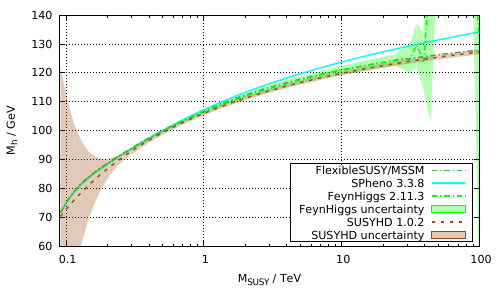

Here is the gnuplot script that generated this plot:
if (!exists("dir")) dir='.'

set terminal pdfcairo enhanced
set key box bottom right width -2
set logscale x
set grid

set style line 1 lt 1 dt 1 lw 2 lc rgb '#FF0000'
set style line 2 lt 1 dt 2 lw 2 lc rgb '#0000FF'
set style line 3 lt 1 dt 4 lw 2 lc rgb '#45AD53'
set style line 4 lt 1 dt 3 lw 2 lc rgb '#000000'
set style line 5 lt 1 dt 5 lw 2 lc rgb '#FF00FF'
set style line 6 lt 1 dt 6 lw 2 lc rgb '#00FFFF'
set style line 7 lt 1 dt 7 lw 2 lc rgb '#000000'
set style line 8 lt 1 dt 4 lw 2 lc rgb '#00FF00'
set style line 9 lt 1 dt 2 lw 2 lc rgb '#9C4C17'

set xlabel 'M_{SUSY} / TeV'
set ylabel 'M_h / GeV'

set output dir.'/scale_MSSM.pdf'

plot [0.09:] [60:140] \
     dir.'/scale_MSSM.dat' u ($1/1000):4 t 'FlexibleSUSY/MSSM' w lines ls 3, \
     dir.'/scale_MSSM.dat' u ($1/1000):12 t 'SPheno 3.3.8' w lines ls 6, \
     dir.'/scale_MSSM.dat' u ($1/1000):8 t 'FeynHiggs 2.11.3' w lines ls 8, \
     dir.'/scale_MSSM.dat' u ($1/1000):($8-$9):($8+$9) t 'FeynHiggs uncertainty' w filledcurves ls 8 dt 1 lw 0 fs transparent solid 0.3, \
     dir.'/scale_MSSM.dat' u ($1/1000):10 t 'SUSYHD 1.0.2' w lines ls 9, \
     dir.'/scale_MSSM.dat' u ($1/1000):($10-$11):($10+$11) t 'SUSYHD uncertainty' w filledcurves ls 9 dt 1 lw 0 fs transparent solid 0.3

set output dir.'/scale_MSSM_tower.pdf'

plot [0.09:] [60:140] \
     dir.'/scale_MSSM.dat' u ($1/1000):2 t 'FlexibleSUSY/MSSM-tower' w lines ls 1, \
     dir.'/scale_MSSM.dat' u ($1/1000):4 t 'FlexibleSUSY/MSSM' w lines ls 3, \
     dir.'/scale_MSSM.dat' u ($1/1000):12 t 'SPheno 3.3.8' w lines ls 6, \
     dir.'/scale_MSSM.dat' u ($1/1000):8 t 'FeynHiggs 2.11.3' w lines ls 8, \
     dir.'/scale_MSSM.dat' u ($1/1000):($8-$9):($8+$9) t 'FeynHiggs uncertainty' w filledcurves ls 8 dt 1 lw 0 fs transparent solid 0.3, \
     dir.'/scale_MSSM.dat' u ($1/1000):10 t 'SUSYHD 1.0.2' w lines ls 9, \
     dir.'/scale_MSSM.dat' u ($1/1000):($10-$11):($10+$11) t 'SUSYHD uncertainty' w filledcurves ls 9 dt 1 lw 0 fs transparent solid 0.3

min(x,y) = x < y ? x : y
max(x,y) = x < y ? y : x

# set output dir.'/scale_MSSM_TB-5_Xt-2.pdf'

# plot [0.09:] [80:140] \
#      dir.'/scale_MSSM_TB-5_Xt-2.dat' u ($1/1000):2 t 'FlexibleSUSY/MSSM-tower' w lines ls 1, \
#      dir.'/scale_MSSM_TB-5_Xt-2.dat' u ($1/1000):4 t 'FlexibleSUSY/MSSM' w lines ls 3, \
#      dir.'/scale_MSSM_TB-5_Xt-2.dat' u ($1/1000):5 t 'FlexibleSUSY/HSSUSY' w lines ls 2, \
#      dir.'/scale_MSSM_TB-5_Xt-2.dat' u ($1/1000):6 t 'SOFTSUSY 3.6.2' w lines ls 5, \
#      dir.'/scale_MSSM_TB-5_Xt-2.dat' u ($1/1000):12 t 'SPheno 3.3.8' w lines ls 6, \
#      dir.'/scale_MSSM_TB-5_Xt-2.dat' u ($1/1000):8 t 'FeynHiggs 2.11.3' w lines ls 8, \
#      dir.'/scale_MSSM_TB-5_Xt-2.dat' u ($1/1000):($8-$9):($8+$9) t 'FeynHiggs uncertainty' w filledcurves ls 8 dt 1 lw 0 fs transparent solid 0.3, \
#      dir.'/scale_MSSM_TB-5_Xt-2.dat' u ($1/1000):10 t 'SUSYHD 1.0.2' w lines ls 9, \
#      dir.'/scale_MSSM_TB-5_Xt-2.dat' u ($1/1000):($10-$11):($10+$11) t 'SUSYHD uncertainty' w filledcurves ls 9 dt 1 lw 0 fs transparent solid 0.3

# plot [0.09:] [80:140] \
#      dir.'/scale_MSSM_TB-5_Xt-2.dat' u ($1/1000):2 t 'FlexibleSUSY/MSSM-tower' w lines ls 1, \
#      dir.'/scale_MSSM_TB-5_Xt-2.dat' u ($1/1000):4 t 'FlexibleSUSY/MSSM' w lines ls 3, \
#      dir.'/scale_MSSM_TB-5_Xt-2.dat' u ($1/1000):5 t 'FlexibleSUSY/HSSUSY' w lines ls 2, \
#      dir.'/scale_MSSM_TB-5_Xt-2.dat' u ($1/1000):6 t 'SOFTSUSY 3.6.2' w lines ls 5, \
#      dir.'/scale_MSSM_TB-5_Xt-2.dat' u ($1/1000):12 t 'SPheno 3.3.8' w lines ls 6, \
#      dir.'/scale_MSSM_TB-5_Xt-2.dat' u ($1/1000):8 t 'FeynHiggs 2.11.3' w lines ls 8, \
#      dir.'/scale_MSSM_TB-5_Xt-2.dat' u ($1/1000):10 t 'SUSYHD 1.0.2' w lines ls 9, \
#      '< paste '.dir.'/scale_MSSMtower_TB-5_Xt-2_DeltaLambda.dat' \
#      u ($1/1000):(min($4,$6)):(max($4,$6)) t 'uncertainty from varying C_1 and C_2' \
#      w filledcurves ls 2 dt 1 lw 0 fs transparent solid 0.3, \
#      dir.'/scale_MSSM_TB-5_Xt-2.dat' u ($1/1000):($2-abs($2-$16)):($2+abs($2-$16)) t '{\261}|M_h(y_t^{(1)}) - M_h(y_t^{(0)})|' \
#      w filledcurves ls 3 dt 1 lw 0 fs transparent solid 0.3, \

# plot [0.09:] [80:140] \
#      dir.'/scale_MSSM_TB-5_Xt-2.dat' u ($1/1000):2 t 'FlexibleSUSY/MSSM-tower' w lines ls 1, \
#      dir.'/scale_MSSM_TB-5_Xt-2.dat' u ($1/1000):4 t 'FlexibleSUSY/MSSM' w lines ls 3, \
#      dir.'/scale_MSSM_TB-5_Xt-2.dat' u ($1/1000):5 t 'FlexibleSUSY/HSSUSY' w lines ls 2, \
#      dir.'/scale_MSSM_TB-5_Xt-2.dat' u ($1/1000):6 t 'SOFTSUSY 3.6.2' w lines ls 5, \
#      dir.'/scale_MSSM_TB-5_Xt-2.dat' u ($1/1000):12 t 'SPheno 3.3.8' w lines ls 6, \
#      dir.'/scale_MSSM_TB-5_Xt-2.dat' u ($1/1000):8 t 'FeynHiggs 2.11.3' w lines ls 8, \
#      dir.'/scale_MSSM_TB-5_Xt-2.dat' u ($1/1000):10 t 'SUSYHD 1.0.2' w lines ls 9, \
#      '< paste '.dir.'/scale_MSSMtower_TB-5_Xt-2_Qmatch_uncertainty.dat '.dir.'/scale_MSSM_TB-5_Xt-2.dat' \
#      u ($1/1000):($4-$2/2):($4+$2/2) t 'Q_{match} uncertainty' \
#      w filledcurves ls 1 dt 1 lw 0 fs transparent solid 0.3, \

# set output dir.'/scale_MSSM_TB-5_Xt--2.pdf'

# plot [0.09:] [80:140] \
#      dir.'/scale_MSSM_TB-5_Xt--2.dat' u ($1/1000):2 t 'FlexibleSUSY/MSSM-tower' w lines ls 1, \
#      dir.'/scale_MSSM_TB-5_Xt--2.dat' u ($1/1000):4 t 'FlexibleSUSY/MSSM' w lines ls 3, \
#      dir.'/scale_MSSM_TB-5_Xt--2.dat' u ($1/1000):5 t 'FlexibleSUSY/HSSUSY' w lines ls 2, \
#      dir.'/scale_MSSM_TB-5_Xt--2.dat' u ($1/1000):6 t 'SOFTSUSY 3.6.2' w lines ls 5, \
#      dir.'/scale_MSSM_TB-5_Xt--2.dat' u ($1/1000):12 t 'SPheno 3.3.8' w lines ls 6, \
#      dir.'/scale_MSSM_TB-5_Xt--2.dat' u ($1/1000):8 t 'FeynHiggs 2.11.3' w lines ls 8, \
#      dir.'/scale_MSSM_TB-5_Xt--2.dat' u ($1/1000):($8-$9):($8+$9) t 'FeynHiggs uncertainty' w filledcurves ls 8 dt 1 lw 0 fs transparent solid 0.3, \
#      dir.'/scale_MSSM_TB-5_Xt--2.dat' u ($1/1000):10 t 'SUSYHD 1.0.2' w lines ls 9, \
#      dir.'/scale_MSSM_TB-5_Xt--2.dat' u ($1/1000):($10-$11):($10+$11) t 'SUSYHD uncertainty' w filledcurves ls 9 dt 1 lw 0 fs transparent solid 0.3

# plot [0.09:] [80:140] \
#      dir.'/scale_MSSM_TB-5_Xt--2.dat' u ($1/1000):2 t 'FlexibleSUSY/MSSM-tower' w lines ls 1, \
#      dir.'/scale_MSSM_TB-5_Xt--2.dat' u ($1/1000):4 t 'FlexibleSUSY/MSSM' w lines ls 3, \
#      dir.'/scale_MSSM_TB-5_Xt--2.dat' u ($1/1000):5 t 'FlexibleSUSY/HSSUSY' w lines ls 2, \
#      dir.'/scale_MSSM_TB-5_Xt--2.dat' u ($1/1000):6 t 'SOFTSUSY 3.6.2' w lines ls 5, \
#      dir.'/scale_MSSM_TB-5_Xt--2.dat' u ($1/1000):12 t 'SPheno 3.3.8' w lines ls 6, \
#      dir.'/scale_MSSM_TB-5_Xt--2.dat' u ($1/1000):8 t 'FeynHiggs 2.11.3' w lines ls 8, \
#      dir.'/scale_MSSM_TB-5_Xt--2.dat' u ($1/1000):10 t 'SUSYHD 1.0.2' w lines ls 9, \
#      '< paste '.dir.'/scale_MSSMtower_TB-5_Xt--2_DeltaLambda.dat' \
#      u ($1/1000):(min($4,$6)):(max($4,$6)) t 'uncertainty from varying C_1 and C_2' \
#      w filledcurves ls 2 dt 1 lw 0 fs transparent solid 0.3, \
#      dir.'/scale_MSSM_TB-5_Xt--2.dat' u ($1/1000):($2-abs($2-$16)):($2+abs($2-$16)) t '{\261}|M_h(y_t^{(1)}) - M_h(y_t^{(0)})|' \
#      w filledcurves ls 3 dt 1 lw 0 fs transparent solid 0.3, \

# plot [0.09:] [80:140] \
#      dir.'/scale_MSSM_TB-5_Xt--2.dat' u ($1/1000):2 t 'FlexibleSUSY/MSSM-tower' w lines ls 1, \
#      dir.'/scale_MSSM_TB-5_Xt--2.dat' u ($1/1000):4 t 'FlexibleSUSY/MSSM' w lines ls 3, \
#      dir.'/scale_MSSM_TB-5_Xt--2.dat' u ($1/1000):5 t 'FlexibleSUSY/HSSUSY' w lines ls 2, \
#      dir.'/scale_MSSM_TB-5_Xt--2.dat' u ($1/1000):6 t 'SOFTSUSY 3.6.2' w lines ls 5, \
#      dir.'/scale_MSSM_TB-5_Xt--2.dat' u ($1/1000):12 t 'SPheno 3.3.8' w lines ls 6, \
#      dir.'/scale_MSSM_TB-5_Xt--2.dat' u ($1/1000):8 t 'FeynHiggs 2.11.3' w lines ls 8, \
#      dir.'/scale_MSSM_TB-5_Xt--2.dat' u ($1/1000):10 t 'SUSYHD 1.0.2' w lines ls 9, \
#      '< paste '.dir.'/scale_MSSMtower_TB-5_Xt--2_Qmatch_uncertainty.dat '.dir.'/scale_MSSM_TB-5_Xt--2.dat' \
#      u ($1/1000):($4-$2/2):($4+$2/2) t 'Q_{match} uncertainty' \
#      w filledcurves ls 1 dt 1 lw 0 fs transparent solid 0.3, \
